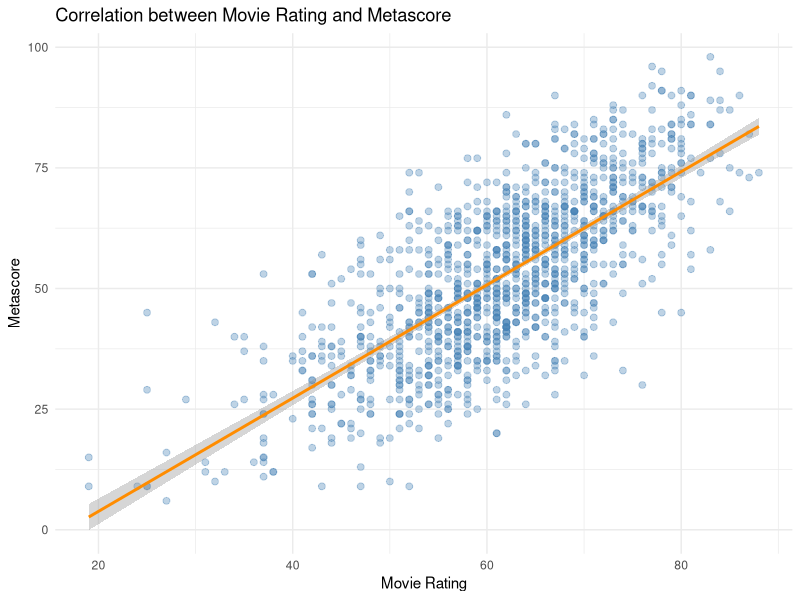
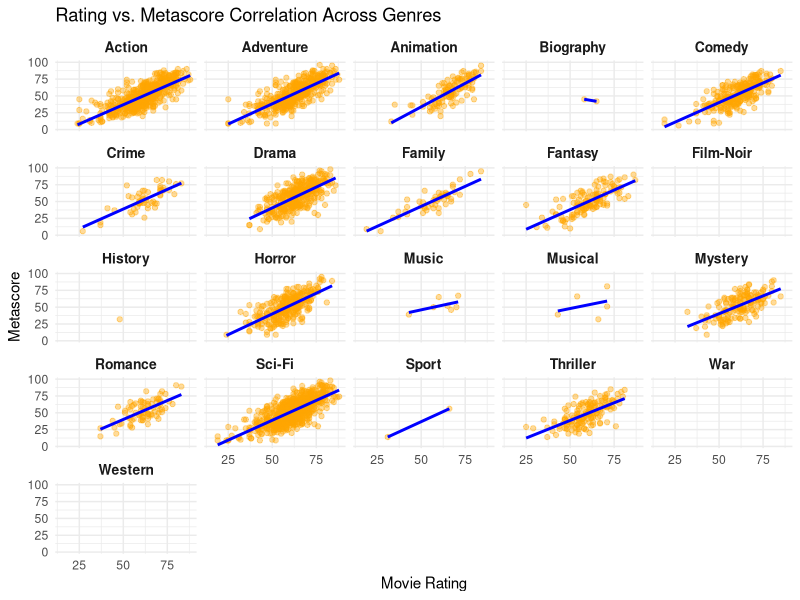
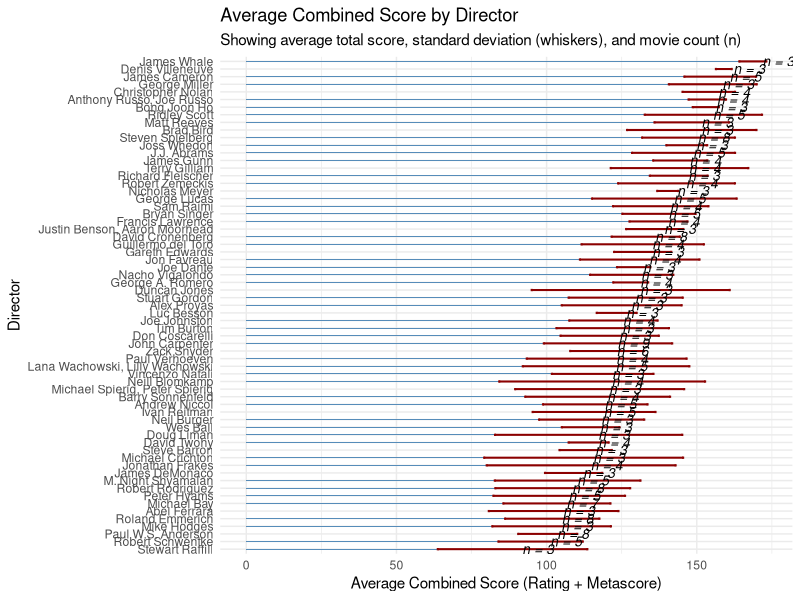
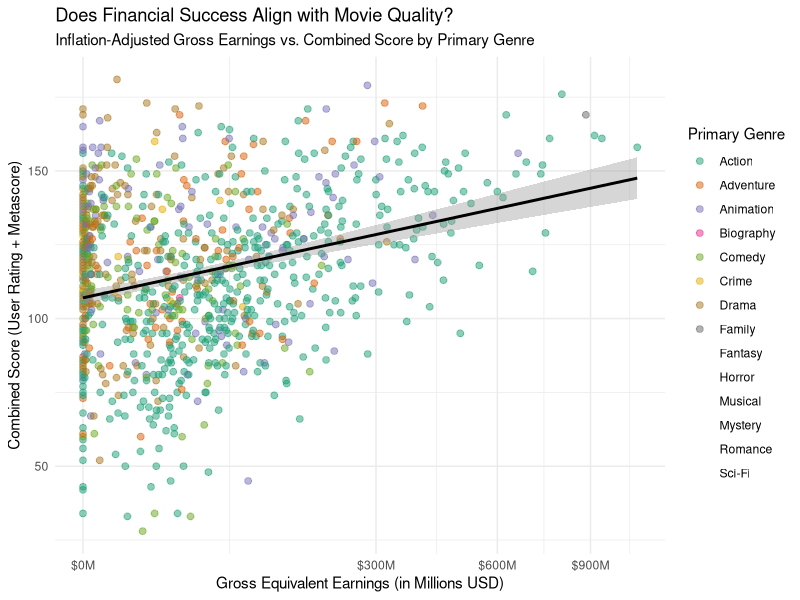
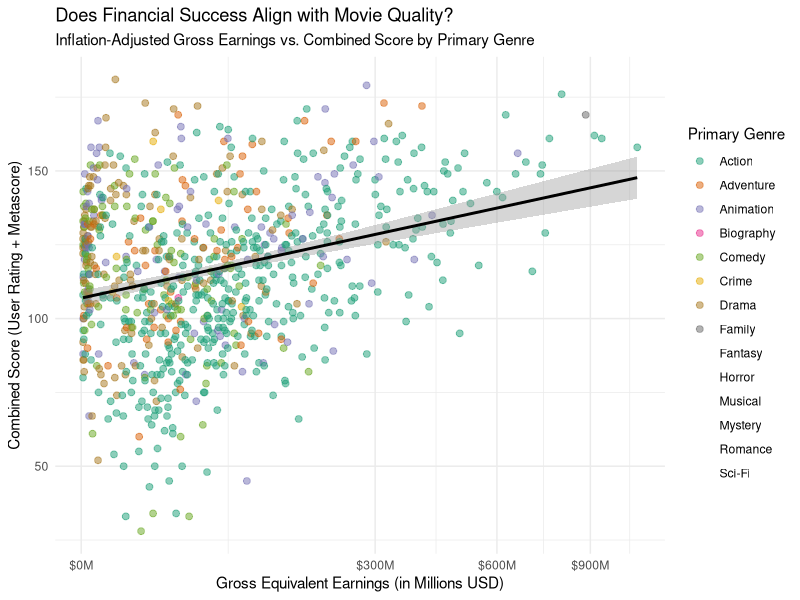
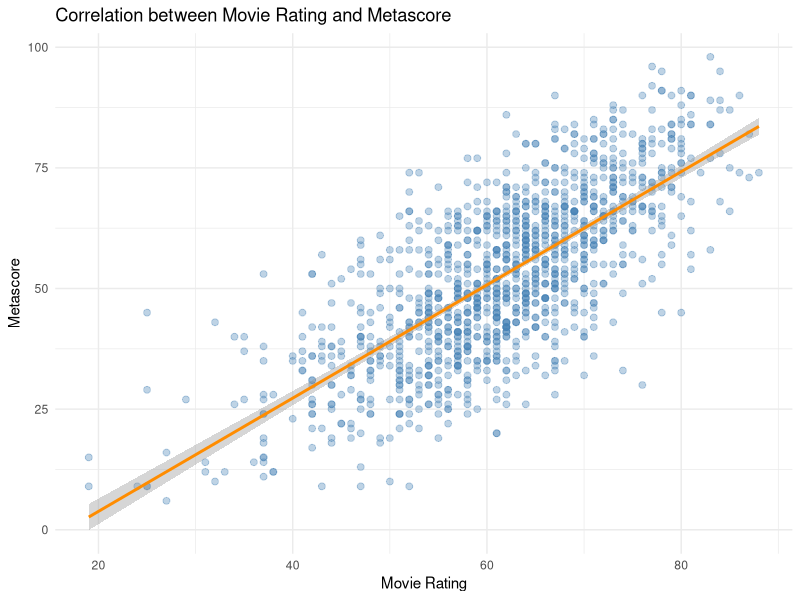

Source code (R) for these figures, in order:
## ---- chunk 1
knitr::opts_chunk$set(
  echo = FALSE,    # Versteckt den R-Code
  warning = FALSE, # Versteckt alle Warnmeldungen (z.B. gelöschte Zeilen im Plot)
  message = FALSE  # Versteckt Paket-Lademeldungen (z.B. von tidyverse)
)
## ---- chunk 2
library(tidyverse)
library(scales)
library(knitr)
library(kableExtra)
## ---- chunk 3
movies <- read_csv2("sciFiMovies_dataset.csv")
## ---- chunk 4

# Add unique ID
movies_clean <- movies %>% 
  select(-1) %>% 
  mutate(movie_id = row_number()) %>% 
  select(movie_id, everything()) %>% 
# rename variables
  rename_with(tolower) %>% 
# numeric variables
 mutate(
    votes = parse_number(votes),
    gross_collection = parse_number(gross_collection),
    gross_equivalent = parse_number(gross_equivalent),
    movie_rating = parse_number(as.character(movie_rating))
  ) %>%
# round numeric values
  mutate(across(where(is.numeric), round)) %>% 
# list genre
separate_rows(genre, sep = ",\\s*") %>% 
  group_by(across(-genre)) %>%  
  nest() %>%                    
  ungroup() %>% 
  rename(genre_list=data)
## ---- chunk 5
movies_analyzed <- movies_clean %>% 
  # Combine movie_rating and metascore
  mutate(total_score = movie_rating + metascore) %>% 
  # Calculate the inflation rate per row
  mutate(inflation_rate = (gross_equivalent - gross_collection) / gross_collection)

# Extract the highest-scoring movie
best_movie <- movies_analyzed %>% 
  arrange(desc(total_score)) %>% 
  slice(1) %>% 
  select(title, release_year, movie_rating, metascore, total_score)

# Visualization 
best_movie %>%
  kable(
    col.names = c(
      "Title",
      "Year",
      "IMDb Rating",
      "Metascore",
      "Total Score"
    ),
    caption = "Top-rated movie"
  ) %>%
  kable_styling(
    bootstrap_options = c("striped", "hover", "condensed"),
    full_width = FALSE,
    position = "center"
  ) %>%
  row_spec(1)
## ---- chunk 6
# Extract the top 10 highest-scoring movies
top10_movies <- movies_analyzed %>%  
  arrange(desc(total_score)) %>%  
  slice(1:10) %>%  # Selects the top 10 rows
  select(title, release_year, movie_rating, metascore, total_score)

# Visualization 
top10_movies %>%
  kable(
    col.names = c(
      "Title",
      "Year",
      "IMDb Rating",
      "Metascore",
      "Total Score"
    ),
    caption = "Top 10 Rated Movies"
  ) %>%
  kable_styling(
    bootstrap_options = c("striped", "hover", "condensed"),
    full_width = FALSE,
    position = "center"
  )
## ---- chunk 7
# Create a scatterplot to check for correlation
movies_analyzed %>% 
  drop_na(movie_rating, metascore) %>%
ggplot(aes(x = movie_rating, y = metascore)) +
  geom_point(
    alpha = 0.35,
    color = "steelblue",
    size = 2
  ) +
  geom_smooth(
    method = "lm",formula = y ~ x, color = "darkorange", se = TRUE) +
  labs(
    title = "Correlation between Movie Rating and Metascore",
    x = "Movie Rating",
    y = "Metascore"
  ) +
  theme_minimal()

# Save output in a nicer format
ggsave(
  filename = "movie_correlation.png", 
  width = 8, 
  height = 5, 
  units = "in",   
  dpi = 300       
)

## ---- chunk 8
movies_clean %>% 
  unnest(genre_list) %>% 
  ggplot(aes(x = movie_rating, y = metascore)) +
  geom_point(alpha = 0.4, color = "orange") + 
  geom_smooth(method = "lm", formula = y ~ x, color = "blue", se = FALSE) +
  facet_wrap(~genre) +
  labs(
    title = "Rating vs. Metascore Correlation Across Genres",
    x = "Movie Rating",
    y = "Metascore"
  ) +
  theme_minimal() +
  theme(strip.text = element_text(face = "bold", size = 10))

## ---- chunk 9
# Prepare the data per director
movies_clean %>% 
  mutate(total_score = movie_rating + metascore) %>% 
  drop_na(total_score, director) %>% 
  mutate(director = str_remove(director, "^Directors?:\\s*")) %>%
  group_by(director) %>% 
  summarise(
    avg_score = mean(total_score),
    sd_score = sd(total_score),
    movie_count = n(),
    .groups = "drop"
  ) %>% 
  # Filter out directors with too few movies for cleaner visualization
  filter(movie_count >= 3) %>% 
  mutate(director = fct_reorder(director, avg_score)) %>% 
  
  # bar plot
  ggplot(aes(x = avg_score, y = director)) +
    geom_col(fill = "steelblue", alpha = 0.9, width = 0.1) +
  # Add whiskers 
    geom_errorbar(
      aes(xmin = avg_score - sd_score, xmax = avg_score + sd_score),
      width = 0.3, color = "darkred", linewidth = 0.7
    ) +
   # Add text annotation for number of movies next to the bars
    geom_text(
      aes(label = paste0("n = ", movie_count), x = avg_score),
      hjust = -0.3, size = 3.5, fontface = "italic", color = "black"
    ) +
    labs(
      title = "Average Combined Score by Director",
      subtitle = "Showing average total score, standard deviation (whiskers), and movie count (n)",
      x = "Average Combined Score (Rating + Metascore)",
      y = "Director"
    ) +
    theme_minimal()

## ---- chunk 10
# I do not have a favorite actor, but I am interested in the second optional task
# There is no data about the costs of the movies as a third dimension 
movies_clean %>% 
  mutate(total_score = movie_rating + metascore) %>% 
  unnest(genre_list) %>% # to create a color for each genre
  group_by(gross_equivalent, total_score) %>% 
  slice_head(n = 1) %>% # only the first genre retained
  ungroup() %>% 
  
  ggplot(aes(x = gross_equivalent, y = total_score, color = genre)) +
  geom_point(alpha = 0.5, size = 2) + 
  geom_smooth(method = "lm", formula = y ~ x, color = "black", se = TRUE) +
  # with the log function a lot of high values were cut off, which is why I decided for the sqrt.
  scale_x_sqrt(labels = scales::label_dollar(scale = 1e-6, suffix = "M")) +
  scale_color_brewer(palette = "Dark2") + 
  labs(
    title = "Does Financial Success Align with Movie Quality?",
    subtitle = "Inflation-Adjusted Gross Earnings vs. Combined Score by Primary Genre",
    x = "Gross Equivalent Earnings (in Millions USD)",
    y = "Combined Score (User Rating + Metascore)",
    color = "Primary Genre"
  ) +
  theme_minimal()
## ---- chunk 11
movies_clean %>% 
  mutate(
    gross_num = as.numeric(gross_equivalent),
    total_score = movie_rating + metascore
  ) %>% 
  filter(!is.na(gross_num), gross_num > 0) %>% 
  unnest(genre_list) %>% 
  group_by(gross_num, total_score) %>% 
  slice_head(n = 1) %>% 
  ungroup() %>% 

  ggplot(aes(x = gross_num, y = total_score, color = genre)) +
  geom_point(alpha = 0.5, size = 2) + 
  geom_smooth(method = "lm", formula = y ~ x, color = "black", se = TRUE) +
  scale_x_sqrt(labels = scales::label_dollar(scale = 1e-6, suffix = "M")) +
  scale_color_brewer(palette = "Dark2") + 
  labs(
    title = "Does Financial Success Align with Movie Quality?",
    subtitle = "Inflation-Adjusted Gross Earnings vs. Combined Score by Primary Genre",
    x = "Gross Equivalent Earnings (in Millions USD)",
    y = "Combined Score (User Rating + Metascore)",
    color = "Primary Genre"
  ) +
  theme_minimal()
